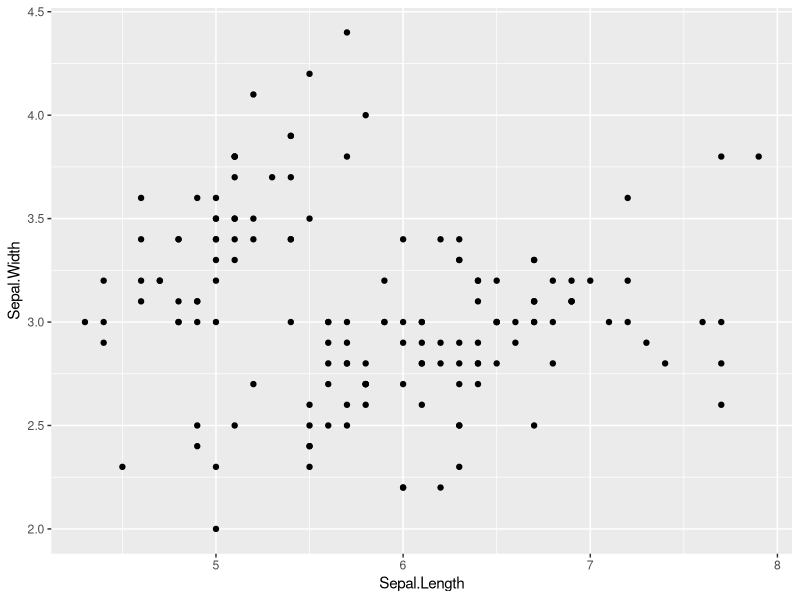
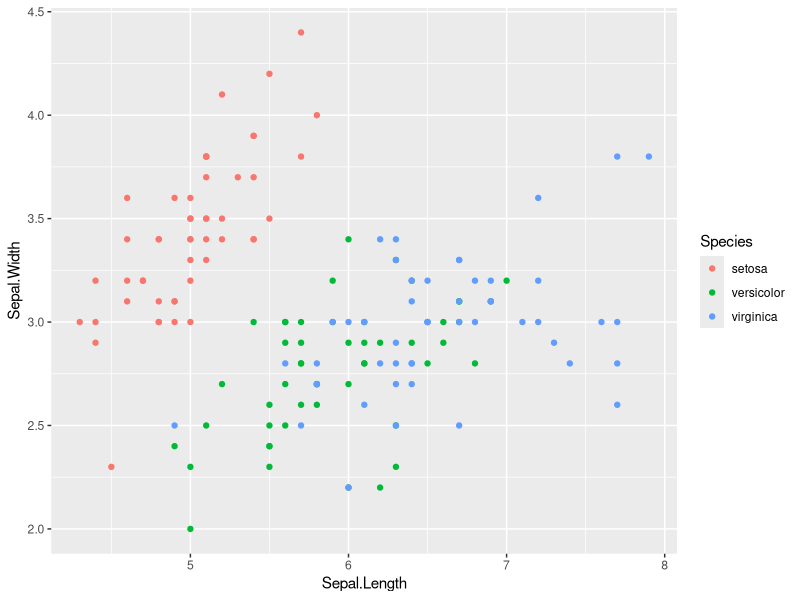
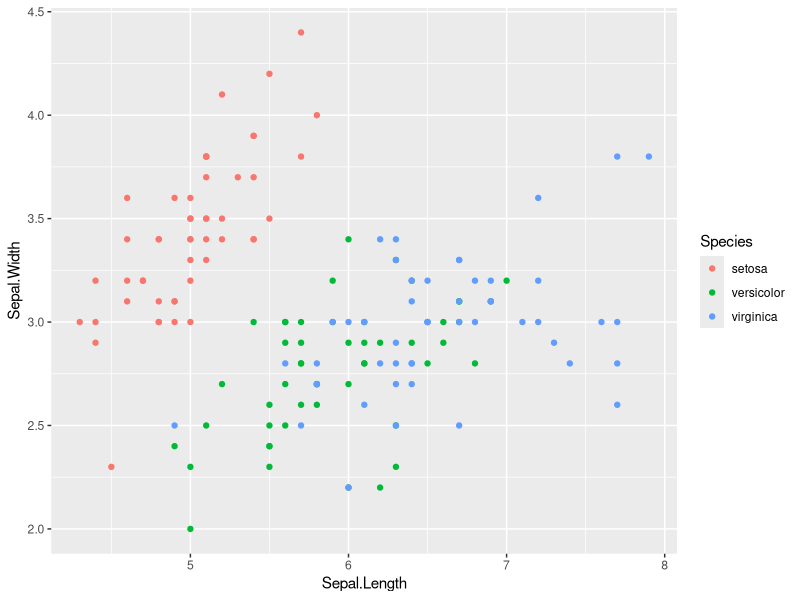
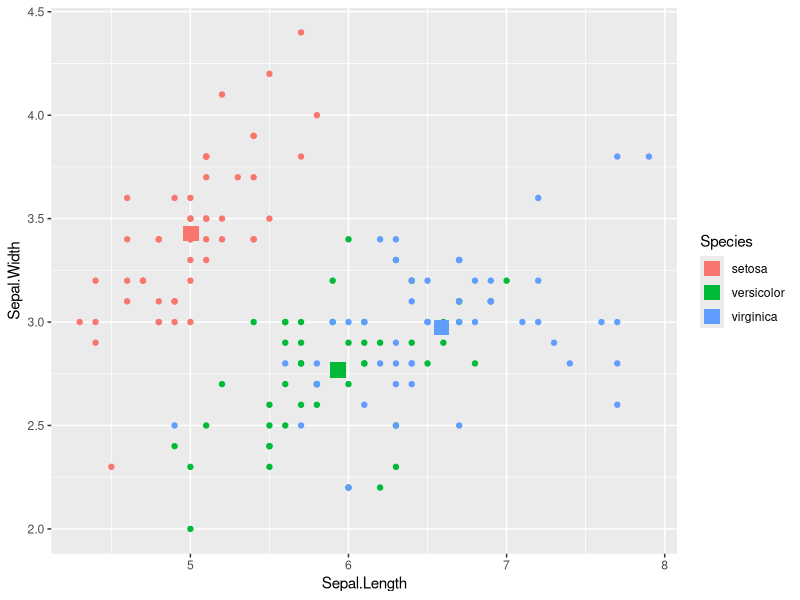
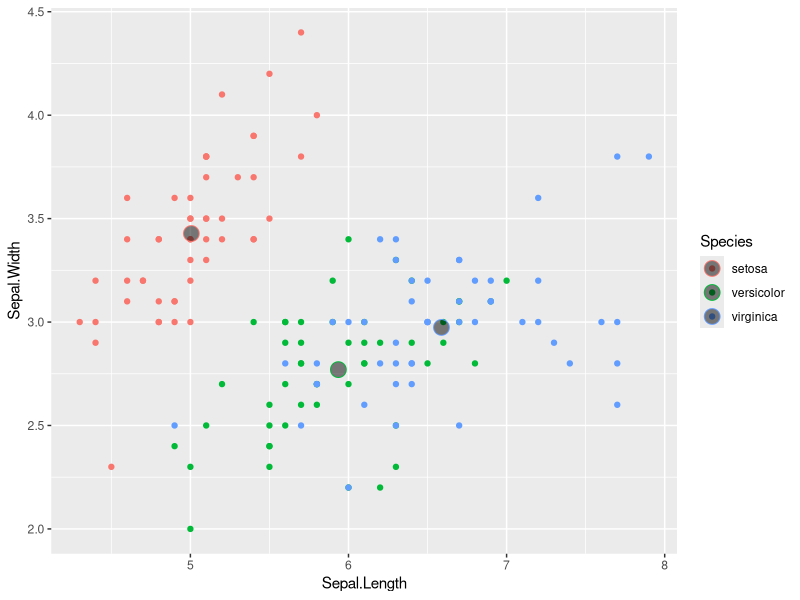
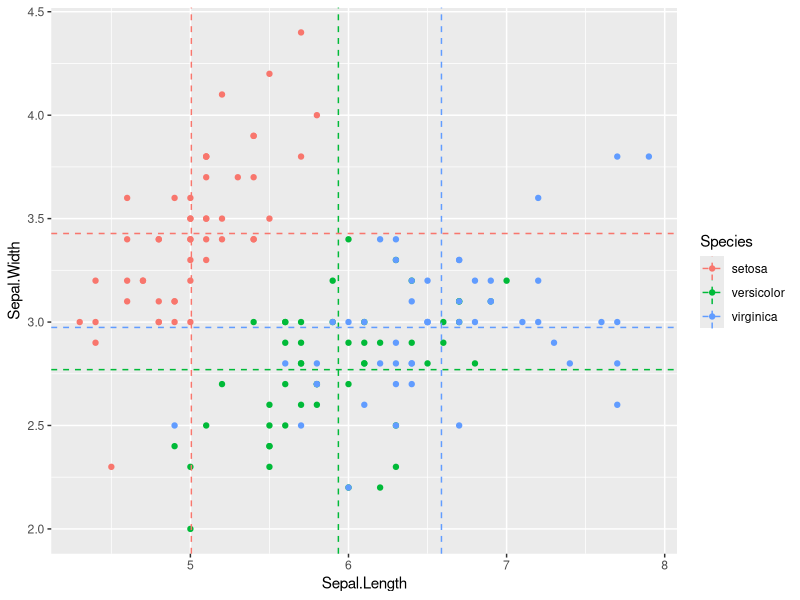
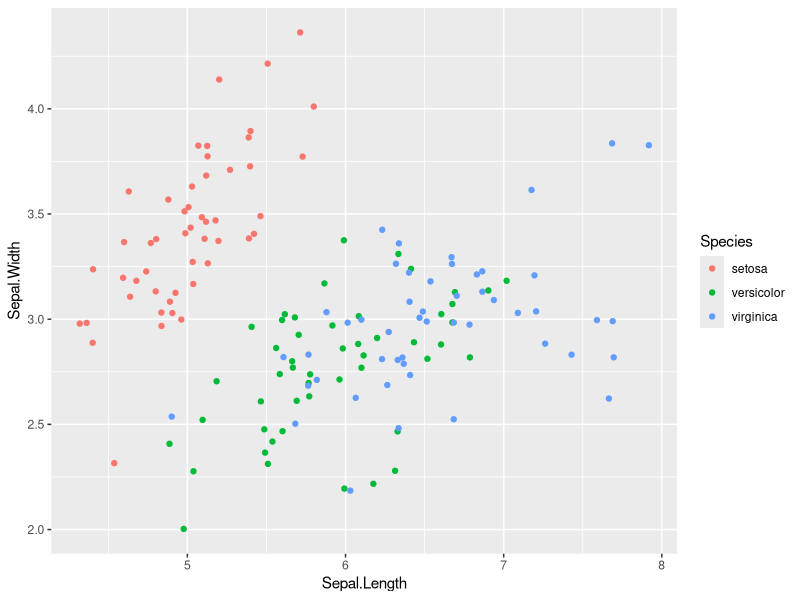
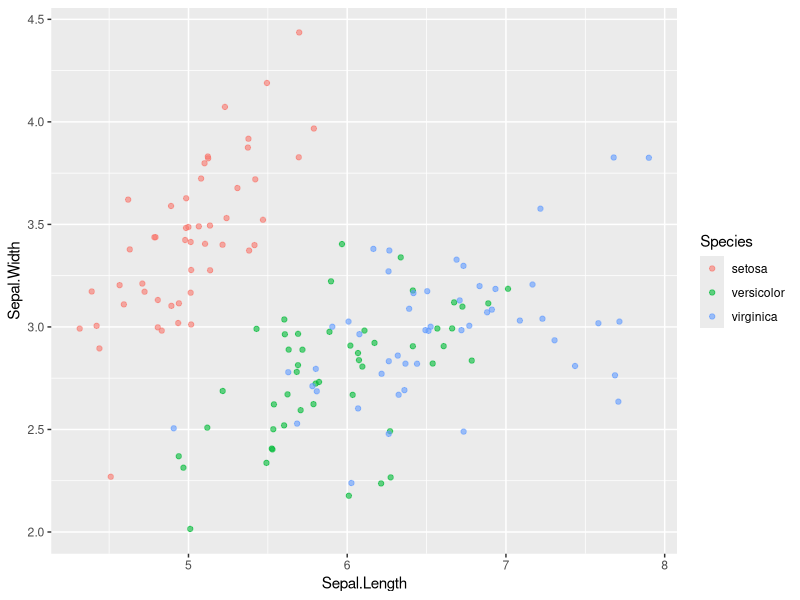

These charts were generated, in order, by the following R code: (Note: this script raises an error after producing the figures.)
library(ggplot2)
library(dplyr)
library(readr)
library(tidyr)
library('RColorBrewer')

# Scatter plot
ggplot(iris, aes(x = Sepal.Length, y = Sepal.Width)) +
  geom_point()

ggplot(iris, aes(x = Sepal.Length, y = Sepal.Width, col = Species)) +
  geom_point()

ggplot(iris, aes(x = Sepal.Length, y = Sepal.Width)) +
  geom_point(aes(col = Species))


# Summary statistics 
iris_summary <- iris %>% group_by(Species) %>%
  summarise(Sepal.Length = mean(Sepal.Length), 
            Sepal.Width = mean(Sepal.Width),
            Petal.Length = mean(Petal.Length), 
            Petal.Width = mean(Petal.Width))

# Alternatively
head(iris)
iris_summary <- aggregate(iris[1:4], list(iris$Species), mean)
iris_summary
names(iris_summary)[1] <- "Species"

ggplot(iris, aes(x = Sepal.Length, y = Sepal.Width, col = Species)) +
  geom_point() + 
  geom_point(data = iris_summary, shape = 15, size = 5)

ggplot(iris, aes(x = Sepal.Length, y = Sepal.Width, col = Species)) +
  geom_point() + 
  geom_point(data = iris_summary, shape = 21, size = 5, fill = "#00000080")

# crosshairs
ggplot(iris, aes(x = Sepal.Length, y = Sepal.Width, col = Species)) +
  geom_point() + 
  geom_vline(data = iris_summary, linetype = 2,
             aes(xintercept = Sepal.Length, col = Species)) +
  geom_hline(data = iris_summary, linetype = 2,
             aes(yintercept = Sepal.Width, col = Species))

# Jittering
ggplot(iris, aes(x = Sepal.Length, y = Sepal.Width, col = Species)) +
  geom_point(position = 'jitter')


ggplot(iris, aes(x = Sepal.Length, y = Sepal.Width, col = Species)) +
  geom_jitter(alpha = 0.6)

ggplot(iris, aes(x = Sepal.Length, y = Sepal.Width, col = Species)) +
  geom_jitter(shape = 1)

# Large dataset - diamonds
ggplot(diamonds, aes(x = carat, y = price)) +
  geom_point()

ggplot(diamonds, aes(x = carat, y = price)) +
  geom_point(alpha = 0.1)

ggplot(diamonds, aes(x = carat, y = price)) +
  geom_point(alpha = 0.1, size = 4)

ggplot(diamonds, aes(x = carat, y = price)) +
  geom_point(shape = '.')



ggplot(diamonds, aes(x = carat, y = price, col = clarity)) +
  geom_point()

# Adjust for overplotting
ggplot(diamonds, aes(x = carat, y = price, col = clarity)) +
  geom_point(alpha = 0.5)


ggplot(diamonds, aes(x = clarity, y = carat, col = price)) +
  geom_point(alpha = 0.5, position = 'jitter')

ggplot(diamonds, aes(x = clarity, y = carat, col = price)) +
  geom_jitter()

ggplot(diamonds, aes(x = clarity, y = carat, col = price)) +
  geom_jitter(width = 0.1)

vocab <- read_csv('Vocab.csv')
vocab <- vocab %>%
  select(-1)
vocab

ggplot(vocab, aes(x = education, y = vocabulary)) +
  geom_point()

# Use geom_jitter() instead of geom_point()
ggplot(vocab, aes(x = education, y = vocabulary)) +
  geom_jitter()

ggplot(vocab, aes(x = education, y = vocabulary)) +
  geom_jitter(alpha = 0.2)


ggplot(vocab, aes(x = education, y = vocabulary)) +
  geom_jitter(shape = 1)

# Bar plots
ggplot(iris, aes(x = Sepal.Width)) +
  geom_histogram()

diff(range(iris$Sepal.Width)) / 30

ggplot(iris, aes(x = Sepal.Width)) +
  geom_histogram(binwidth = 0.1)

ggplot(iris, aes(x = Sepal.Width)) +
  geom_histogram(aes(y = ..density..), binwidth = 0.1)

ggplot(iris, aes(x = Sepal.Width)) +
  geom_histogram(aes(y = ..density..), binwidth = 0.1, 
                 fill = '#377EB8')

ggplot(iris, aes(x = Sepal.Width, fill = Species)) +
  geom_histogram(binwidth = 0.1)

ggplot(iris, aes(x = Sepal.Width, fill = Species)) +
  geom_histogram(binwidth = 0.1, position = 'stack')


ggplot(iris, aes(x = Sepal.Width, fill = Species)) +
  geom_histogram(binwidth = 0.1, position = 'dodge')

ggplot(iris, aes(x = Sepal.Width, fill = Species)) +
  geom_histogram(binwidth = 0.1, position = 'fill')

ggplot(iris, aes(x = Sepal.Width, fill = Species)) +
  geom_histogram(binwidth = 0.1, position = 'identity')

ggplot(iris, aes(x = Sepal.Width, fill = Species)) +
  geom_histogram(binwidth = 0.1, position = 'identity', alpha = 0.4)

ggplot(iris, aes(x = Sepal.Width, col = Species)) +
  geom_freqpoly()

sleep <- (ggplot2::msleep) %>%
  select(c(3, 6, 7)) 

sleep <- sleep %>%
  mutate(positive = ifelse(extra > 0, 'TRUE', 'FALSE'))


ggplot(sleep, aes(vore)) +
  geom_bar()

sleep_summary <- sleep %>%
  group_by(vore) %>%
  summarise(avg = mean(sleep_total),
            stdev = sd(sleep_total)) %>%
  filter(!is.na(vore)) %>%
  mutate(vore = as.factor(vore))


ggplot(sleep_summary, aes(x = vore, y = avg)) +
  geom_bar(stat = 'identity')

ggplot(sleep, aes(x = group, fill = positive)) +
  geom_col()

ggplot(sleep, aes(x = group, fill = positive)) +
  geom_bar()

ggplot(sleep, aes(x = group, fill = positive)) +
  geom_bar(position = 'fill')

ggplot(sleep, aes(x = group, fill = positive)) +
  geom_bar(position = 'dodge')


# Overlapping bar plots
posn_d <- position_dodge(0.2)

# Change the position argument to posn_d
ggplot(sleep, aes(x = group, fill = positive)) +
  geom_bar(position = posn_d)

ggplot(sleep, aes(x = group, fill = positive)) +
  geom_bar(position = posn_d, alpha = 0.6)


View(economics)
recess <- read_csv('recess.csv')

# Plot unemploy as a function of date using a line plot
economics %>%
  ggplot(aes(x = date, y = unemploy)) +
  geom_line()

# Fraction of total population that is unemployed as a function of time
economics %>%
  ggplot(aes(x = date, y = unemploy/pop)) +
  geom_line()

# Draw the recess periods on basic line plot
ggplot(economics, aes(x = date, y = unemploy/pop)) +
  geom_rect(data = recess,
            aes(xmin = begin, xmax = end, ymin = -Inf, ymax = +Inf),
            inherit.aes = FALSE, fill = "red", alpha = 0.2) +
  geom_line()


ggplot(mtcars, aes(x = cyl , fill = am)) +
  geom_bar() +
  scale_fill_brewer(palette = 'Set1')

vocab <- vocab %>%
  mutate_each(funs(as.factor), c(3, 4))

ggplot(vocab, aes(x = education, fill = vocabulary)) +
  geom_bar() + 
  scale_fill_brewer()




# Make a color range using colorRampPalette() and the set of blues
blues <- brewer.pal(9, 'Blues')
blue_range <- colorRampPalette(blues)

# Use blue_range to adjust the color of the bars, use scale_fill_manual()
ggplot(vocab, aes(x = education, fill = vocabulary)) +
  geom_bar() + 
  scale_fill_manual(values = blue_range(11))


ggplot(vocab, aes(x = education, fill = vocabulary)) +
  geom_bar(position = 'fill') + 
  scale_fill_manual(values = blue_range(11))

glimpse(vocab)

# Multiple Time Series
fish.species <- tbl_df(fish.species)
fish.species

# Use gather to go from fish.species to fish.tidy
fish.species <- fish.species %>%
  gather(Species, Capture, -Year)


ggplot(fish.species, aes(x = Year, y = Capture, col = Species)) + 
  geom_line()

fish.species

ggplot(fish.species, aes(x = Year, y = Capture, linetype = Species)) + 
  geom_line()


ggplot(fish.species, aes(x = Year, y = Capture, size = Species)) + 
  geom_line()

# fill
ggplot(fish.species, aes(x = Year, y = Capture, fill = Species)) + 
  geom_area()

ggplot(fish.species, aes(x = Year, y = Capture, fill = Species)) + 
  geom_area(position = 'fill')

ggplot(fish.species, aes(x = Year, y = Capture, fill = Species)) + 
  geom_ribbon(aes(ymax = Capture, ymin = 0), alpha = 0.3)

